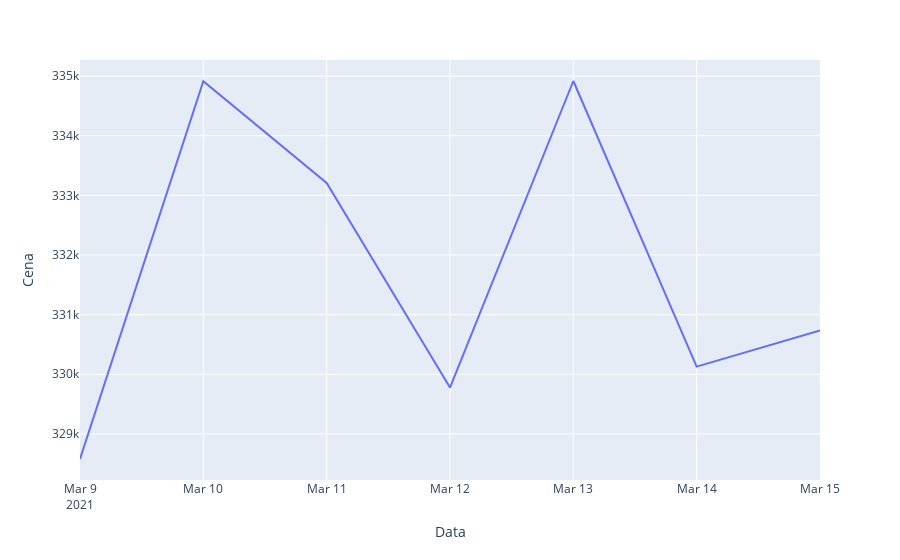

Notebook code for this chart:
### Code cell
from data import calc_avg_price_per_day
import plotly.graph_objects as go
import plotly.express as px

avg_price_per_day = calc_avg_price_per_day(data)
fig = go.Figure(data=px.line(avg_price_per_day, x="Data", y="Cena"))
fig.show()

### Figure 1 — Plotly figure (JSON) as saved in the notebook; plotly's stock layout.template omitted (floating-point values rounded to 4 significant figures)
{"data": [{"hovertemplate": "Data=%{x}<br>Cena=%{y}<extra></extra>", "legendgroup": "", "line": {"color": "#636efa", "dash": "solid"}, "mode": "lines", "name": "", "orientation": "v", "showlegend": false, "type": "scatter", "x": ["2021-03-09", "2021-03-10", "2021-03-11", "2021-03-12", "2021-03-13", "2021-03-14", "2021-03-15"], "xaxis": "x", "y": [328600.0, 334900.0, 333200.0, 329800.0, 334900.0, 330100.0, 330700.0], "yaxis": "y"}], "layout": {"legend": {"tracegroupgap": 0}, "margin": {"t": 60}, "xaxis": {"anchor": "y", "domain": [0, 1], "title": {"text": "Data"}}, "yaxis": {"anchor": "x", "domain": [0, 1], "title": {"text": "Cena"}}}}
